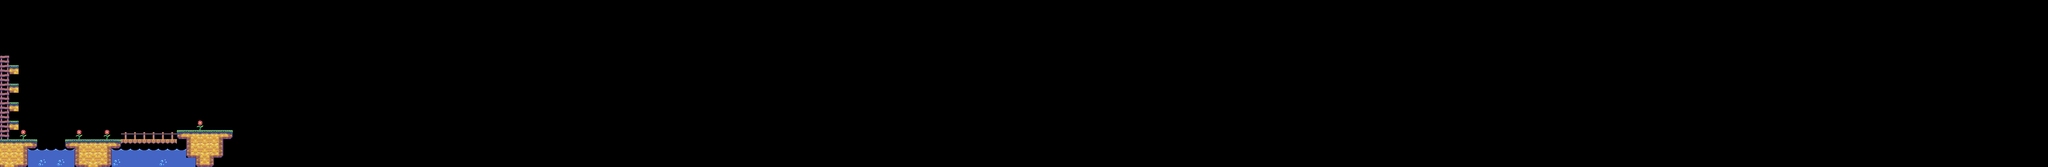

Rendered tile map (Tiled .tmx) drawn with the repository's tilesets; below, a short description and the map source with its tile grids summarised:
An orthogonal 220x18 tile map with 32x32 px tiles, 3 tile layers (Up-thru, Foreground, Background), 2 tilesets and 11 objects (8x coin, floor, player_start, exit).

<map version="1.0" orientation="orthogonal" renderorder="right-down" width="220" height="18" tilewidth="32" tileheight="32" nextobjectid="16">
 <tileset firstgid="1" name="level" tilewidth="32" tileheight="32" tilecount="228">
  <image source="level.png" width="384" height="608" />
 </tileset>
 <tileset firstgid="229" name="coin" tilewidth="32" tileheight="32" tilecount="1">
  <image source="coin.png" width="32" height="32" />
 </tileset>
 <layer name="Up-thru" width="220" height="18">
  <properties>
   <property name="collide" value="0x0100" />
   <property name="tileset" value="level" />
  </properties>
  <data>[3960 cells, 4 non-empty, 1 distinct tile ids]</data>
 </layer>
 <layer name="Foreground" width="220" height="18">
  <properties>
   <property name="collide" value="0x1111" />
   <property name="tileset" value="level" />
  </properties>
  <data>[3960 cells, 55 non-empty, 19 distinct tile ids]</data>
 </layer>
 <layer name="Background" width="220" height="18">
  <properties>
   <property name="tileset" value="level" />
  </properties>
  <data>[3960 cells, 37 non-empty, 5 distinct tile ids]</data>
 </layer>
 <objectgroup color="#ff0000" name="floor">
  <object id="1" name="floor" type="floor" x="0" y="544" width="1152" height="32" />
 </objectgroup>
 <objectgroup color="#0000ff" name="player start">
  <object id="2" name="start" type="player_start" x="32" y="448" width="32" height="32" />
 </objectgroup>
 <objectgroup name="coins">
  <object id="3" type="coin" gid="229" x="640" y="448" width="32" height="32" />
  <object id="4" type="coin" gid="229" x="704" y="448" width="32" height="32" />
  <object id="5" type="coin" gid="229" x="96" y="480" width="32" height="32" />
  <object id="6" type="coin" gid="229" x="224" y="480" width="32" height="32" />
  <object id="7" type="coin" gid="229" x="288" y="480" width="32" height="32" />
  <object id="8" type="coin" gid="229" x="320" y="480" width="32" height="32" />
  <object id="9" type="coin" gid="229" x="384" y="480" width="32" height="32" />
  <object id="10" type="coin" gid="229" x="544" y="384" width="32" height="32" />
 </objectgroup>
 <objectgroup color="#a40002" name="exit">
  <object id="11" name="exit" type="exit" x="768" y="416" width="32" height="32" />
 </objectgroup>
</map>
